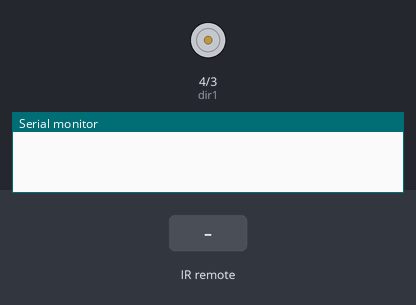
A sketch run on a simulated Arduino Uno, built with avr-gcc and run on an emulated ATmega328P. Shown: motor-driver pin pairs drawn as motors (green arrow = first pin HIGH = forward, orange = second pin HIGH = backward, longer = more drive, scaled by the enable pin), the last lines printed to the serial monitor. The test bench sets the inputs (shaded band).

Above: at 1.2 s.
1.3 s: infrared code 0xFFA25D received
At 3.3 s:
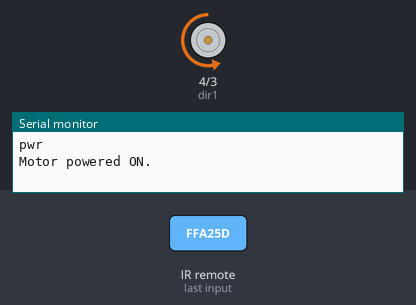
4.3 s: infrared code 0xFFE21D received
At 6.8 s:
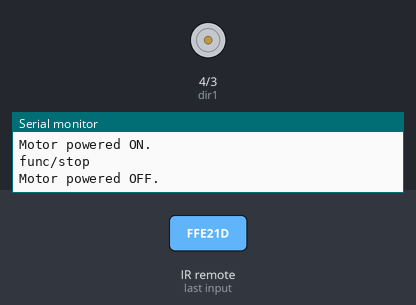
7.3 s: infrared code 0xFF22DD received
At 9.1 s:
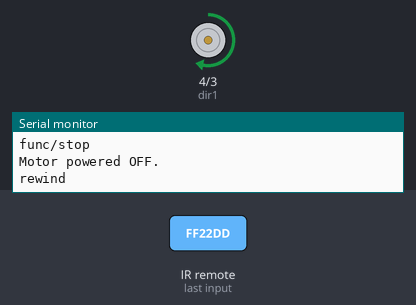
10.3 s: infrared code 0xFFE01F received
At 12.5 s:
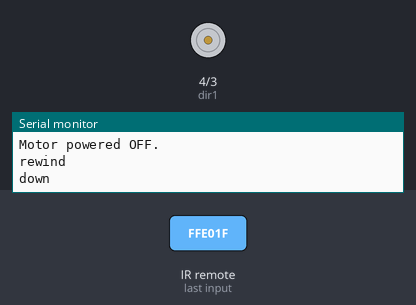
13.3 s: infrared code 0xFF906F received
At 16.0 s:
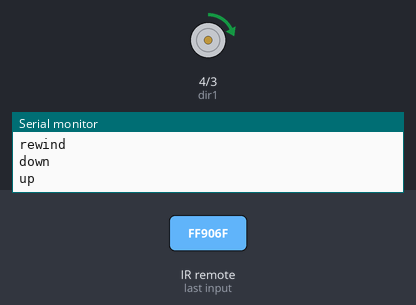
16.3 s: infrared code 0xFFC23D received
At 18.3 s:
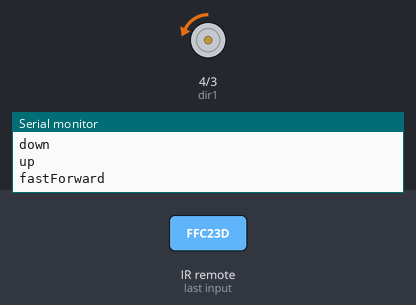
Timing chart, 0 to 19.8 s (numbered marks = the images above; inputs shaded):
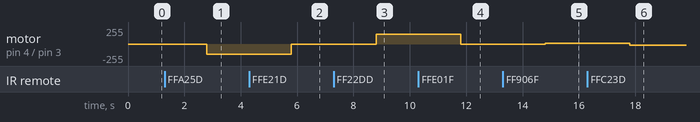

The sketch:

HW_26_IR_Controlled_DC_Motor.ino
```cpp
#include <IRremote.h>
int dir1=4;
int dir2=3;
int speedPin=5;
float mSpeed;
int IRpin=9;
IRrecv IR(IRpin);
decode_results cmd;
String myCom;
String pwrState;
void setup() {
  // put your setup code here, to run once:
Serial.begin(9600);
pinMode(speedPin,OUTPUT);
pinMode(dir1,OUTPUT);
pinMode(dir2,OUTPUT);
digitalWrite(dir1,LOW);
digitalWrite(dir2,HIGH);
IR.enableIRIn();
}

void loop() {
  // put your main code here, to run repeatedly:
while (IR.decode(&cmd)==0){
}
delay(1500);
IR.resume();
if (cmd.value==0xFFA25D){
  myCom="pwr";
  Serial.println(myCom);
}
if (cmd.value==0xFF629D){
  myCom="vol+";
  Serial.println(myCom);
}
if (cmd.value==0xFFE21D){
  myCom="func/stop";
  Serial.println(myCom);
}
if (cmd.value==0xFF22DD){
  myCom="rewind";
  Serial.println(myCom);
}
if (cmd.value==0xFF02FD){
  myCom="play/pause";
  Serial.println(myCom);
}
if (cmd.value==0xFFC23D){
  myCom="fastForward";
  Serial.println(myCom);
}
if (cmd.value==0xFFE01F){
  myCom="down";
  Serial.println(myCom);
}
if (cmd.value==0xFFA857){
  myCom="vol-";
  Serial.println(myCom);
}
if (cmd.value==0xFF906F){
  myCom="up";
  Serial.println(myCom);
}
if (cmd.value==0xFF6897){
  myCom="0";
  Serial.println(myCom);
}
if (cmd.value==0xFF9867){
  myCom="eq";
  Serial.println(myCom);
}
if (cmd.value==0xFFB04F){
  myCom="st/rept";
  Serial.println(myCom);
}
if (cmd.value==0xFF30CF){
  myCom="1";
  Serial.println(myCom);
}
if (cmd.value==0xFF18E7){
  myCom="2";
  Serial.println(myCom);
}
if (cmd.value==0xFF7A85){
  myCom="3";
  Serial.println(myCom);
}
if (cmd.value==0xFF10EF){
  myCom="4";
  Serial.println(myCom);
}
if (cmd.value==0xFF38C7){
  myCom="5";
  Serial.println(myCom);
}
if (cmd.value==0xFF5AA5){
  myCom="6";
  Serial.println(myCom);
}
if (cmd.value==0xFF42BD){
  myCom="7";
  Serial.println(myCom);
}
if (cmd.value==0xFF4AB5){
  myCom="8";
  Serial.println(myCom);
}
if (cmd.value==0xFF52AD){
  myCom="9";
  Serial.println(myCom);
}
if (myCom=="pwr"){
  mSpeed=150;
  digitalWrite(dir1,LOW);
  digitalWrite(dir2,HIGH);
  analogWrite(speedPin,mSpeed);
  Serial.println("Motor powered ON.");
}
if (myCom=="func/stop"){
  digitalWrite(dir1,LOW);
  digitalWrite(dir2,LOW);
  analogWrite(speedPin,0);
  Serial.println("Motor powered OFF.");
}
if (myCom=="fastForward"){
  digitalWrite(dir1,LOW);
  digitalWrite(dir2,HIGH);
  analogWrite(speedPin,mSpeed);
}
if (myCom=="rewind"){
  digitalWrite(dir1,HIGH);
  digitalWrite(dir2,LOW);
  analogWrite(speedPin,mSpeed);
}
if (myCom=="up"){
  mSpeed=mSpeed+15;
  if (mSpeed>255){
    mSpeed=255;
  }
  analogWrite(speedPin,mSpeed);
}
if (myCom=="down"){
  mSpeed=mSpeed-15;
  if (mSpeed<255){
    mSpeed=0;
  }
  analogWrite(speedPin,mSpeed);
}
}
```

Measured:
- after the input at 1.3 s, motor on pin 4 (dir1) / pin 3 (dir2): stopped → backward 150/255 after 1.5 s
- after the input at 4.3 s, motor on pin 4 (dir1) / pin 3 (dir2): backward 150/255 → stopped after 1.5 s
- after the input at 7.3 s, motor on pin 4 (dir1) / pin 3 (dir2): stopped → forward 150/255 after 1.5 s
- after the input at 10.3 s, motor on pin 4 (dir1) / pin 3 (dir2): forward 150/255 → stopped after 1.5 s
- after the input at 13.3 s, motor on pin 4 (dir1) / pin 3 (dir2): stopped → forward 15/255 after 1.5 s
- after the input at 16.3 s, motor on pin 4 (dir1) / pin 3 (dir2): forward 15/255 → backward 15/255 after 1.5 s
